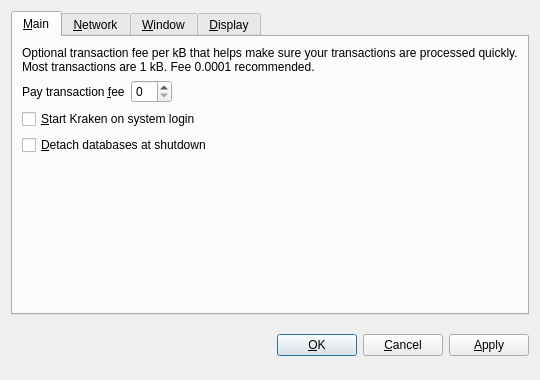
<?xml version="1.0" encoding="UTF-8"?>
<ui version="4.0">
 <class>OptionsDialog</class>
 <widget class="QDialog" name="OptionsDialog">
  <property name="geometry">
   <rect>
    <x>0</x>
    <y>0</y>
    <width>540</width>
    <height>380</height>
   </rect>
  </property>
  <property name="windowTitle">
   <string>Options</string>
  </property>
  <property name="modal">
   <bool>true</bool>
  </property>
  <layout class="QVBoxLayout" name="verticalLayout">
   <item>
    <widget class="QTabWidget" name="tabWidget">
     <property name="tabPosition">
      <enum>QTabWidget::North</enum>
     </property>
     <property name="currentIndex">
      <number>0</number>
     </property>
     <widget class="QWidget" name="tabMain">
      <attribute name="title">
       <string>&amp;Main</string>
      </attribute>
      <layout class="QVBoxLayout" name="verticalLayout_Main">
       <item>
        <widget class="QLabel" name="transactionFeeInfoLabel">
         <property name="text">
          <string>Optional transaction fee per kB that helps make sure your transactions are processed quickly. Most transactions are 1 kB. Fee 0.0001 recommended.</string>
         </property>
         <property name="textFormat">
          <enum>Qt::PlainText</enum>
         </property>
         <property name="wordWrap">
          <bool>true</bool>
         </property>
        </widget>
       </item>
       <item>
        <layout class="QHBoxLayout" name="horizontalLayout_Main">
         <item>
          <widget class="QLabel" name="transactionFeeLabel">
           <property name="text">
            <string>Pay transaction &amp;fee</string>
           </property>
           <property name="textFormat">
            <enum>Qt::PlainText</enum>
           </property>
           <property name="buddy">
            <cstring>transactionFee</cstring>
           </property>
          </widget>
         </item>
         <item>
          <widget class="coinamountfield" name="transactionFee"/>
         </item>
         <item>
          <spacer name="horizontalSpacer_Main">
           <property name="orientation">
            <enum>Qt::Horizontal</enum>
           </property>
           <property name="sizeHint" stdset="0">
            <size>
             <width>40</width>
             <height>20</height>
            </size>
           </property>
          </spacer>
         </item>
        </layout>
       </item>
       <item>
        <widget class="QCheckBox" name="KrakenAtStartup">
         <property name="toolTip">
          <string>Automatically start Kraken after logging in to the system.</string>
         </property>
         <property name="text">
          <string>&amp;Start Kraken on system login</string>
         </property>
        </widget>
       </item>
       <item>
        <widget class="QCheckBox" name="detachDatabases">
         <property name="toolTip">
          <string>Detach block and address databases at shutdown. This means they can be moved to another data directory, but it slows down shutdown. The wallet is always detached.</string>
         </property>
         <property name="text">
          <string>&amp;Detach databases at shutdown</string>
         </property>
        </widget>
       </item>
       <item>
        <spacer name="verticalSpacer_Main">
         <property name="orientation">
          <enum>Qt::Vertical</enum>
         </property>
         <property name="sizeHint" stdset="0">
          <size>
           <width>20</width>
           <height>40</height>
          </size>
         </property>
        </spacer>
       </item>
      </layout>
     </widget>
     <widget class="QWidget" name="tabNetwork">
      <attribute name="title">
       <string>&amp;Network</string>
      </attribute>
      <layout class="QVBoxLayout" name="verticalLayout_Network">
       <item>
        <widget class="QCheckBox" name="mapPortUpnp">
         <property name="toolTip">
          <string>Automatically open the Kraken client port on the router. This only works when your router supports UPnP and it is enabled.</string>
         </property>
         <property name="text">
          <string>Map port using &amp;UPnP</string>
         </property>
        </widget>
       </item>
       <item>
        <widget class="QCheckBox" name="connectSocks">
         <property name="toolTip">
          <string>Connect to the Kraken network through a SOCKS proxy (e.g. when connecting through Tor).</string>
         </property>
         <property name="text">
          <string>&amp;Connect through SOCKS proxy:</string>
         </property>
        </widget>
       </item>
       <item>
        <layout class="QHBoxLayout" name="horizontalLayout_Network">
         <item>
          <widget class="QLabel" name="proxyIpLabel">
           <property name="text">
            <string>Proxy &amp;IP:</string>
           </property>
           <property name="textFormat">
            <enum>Qt::PlainText</enum>
           </property>
           <property name="buddy">
            <cstring>proxyIp</cstring>
           </property>
          </widget>
         </item>
         <item>
          <widget class="QValidatedLineEdit" name="proxyIp" native="true">
           <property name="maximumSize">
            <size>
             <width>140</width>
             <height>16777215</height>
            </size>
           </property>
           <property name="toolTip">
            <string>IP address of the proxy (e.g. 127.0.0.1)</string>
           </property>
          </widget>
         </item>
         <item>
          <widget class="QLabel" name="proxyPortLabel">
           <property name="text">
            <string>&amp;Port:</string>
           </property>
           <property name="textFormat">
            <enum>Qt::PlainText</enum>
           </property>
           <property name="buddy">
            <cstring>proxyPort</cstring>
           </property>
          </widget>
         </item>
         <item>
          <widget class="QLineEdit" name="proxyPort">
           <property name="maximumSize">
            <size>
             <width>55</width>
             <height>16777215</height>
            </size>
           </property>
           <property name="toolTip">
            <string>Port of the proxy (e.g. 9050)</string>
           </property>
          </widget>
         </item>
         <item>
          <widget class="QLabel" name="socksVersionLabel">
           <property name="text">
            <string>SOCKS &amp;Version:</string>
           </property>
           <property name="textFormat">
            <enum>Qt::PlainText</enum>
           </property>
           <property name="buddy">
            <cstring>socksVersion</cstring>
           </property>
          </widget>
         </item>
         <item>
          <widget class="QValueComboBox" name="socksVersion">
           <property name="toolTip">
            <string>SOCKS version of the proxy (e.g. 5)</string>
           </property>
          </widget>
         </item>
         <item>
          <spacer name="horizontalSpacer_Network">
           <property name="orientation">
            <enum>Qt::Horizontal</enum>
           </property>
           <property name="sizeHint" stdset="0">
            <size>
             <width>40</width>
             <height>20</height>
            </size>
           </property>
          </spacer>
         </item>
        </layout>
       </item>
       <item>
        <spacer name="verticalSpacer_Network">
         <property name="orientation">
          <enum>Qt::Vertical</enum>
         </property>
         <property name="sizeHint" stdset="0">
          <size>
           <width>20</width>
           <height>40</height>
          </size>
         </property>
        </spacer>
       </item>
      </layout>
     </widget>
     <widget class="QWidget" name="tabWindow">
      <attribute name="title">
       <string>&amp;Window</string>
      </attribute>
      <layout class="QVBoxLayout" name="verticalLayout_Window">
       <item>
        <widget class="QCheckBox" name="minimizeToTray">
         <property name="toolTip">
          <string>Show only a tray icon after minimizing the window.</string>
         </property>
         <property name="text">
          <string>&amp;Minimize to the tray instead of the taskbar</string>
         </property>
        </widget>
       </item>
       <item>
        <widget class="QCheckBox" name="minimizeOnClose">
         <property name="toolTip">
          <string>Minimize instead of exit the application when the window is closed. When this option is enabled, the application will be closed only after selecting Quit in the menu.</string>
         </property>
         <property name="text">
          <string>M&amp;inimize on close</string>
         </property>
        </widget>
       </item>
       <item>
        <spacer name="verticalSpacer_Window">
         <property name="orientation">
          <enum>Qt::Vertical</enum>
         </property>
         <property name="sizeHint" stdset="0">
          <size>
           <width>20</width>
           <height>40</height>
          </size>
         </property>
        </spacer>
       </item>
      </layout>
     </widget>
     <widget class="QWidget" name="tabDisplay">
      <attribute name="title">
       <string>&amp;Display</string>
      </attribute>
      <layout class="QVBoxLayout" name="verticalLayout_Display">
       <item>
        <layout class="QHBoxLayout" name="horizontalLayout_1_Display">
         <item>
          <widget class="QLabel" name="langLabel">
           <property name="text">
            <string>User Interface &amp;language:</string>
           </property>
           <property name="textFormat">
            <enum>Qt::PlainText</enum>
           </property>
           <property name="buddy">
            <cstring>lang</cstring>
           </property>
          </widget>
         </item>
         <item>
          <widget class="QValueComboBox" name="lang">
           <property name="toolTip">
            <string>The user interface language can be set here. This setting will take effect after restarting Kraken.</string>
           </property>
          </widget>
         </item>
        </layout>
       </item>
       <item>
        <layout class="QHBoxLayout" name="horizontalLayout_2_Display">
         <item>
          <widget class="QLabel" name="unitLabel">
           <property name="text">
            <string>&amp;Unit to show amounts in:</string>
           </property>
           <property name="textFormat">
            <enum>Qt::PlainText</enum>
           </property>
           <property name="buddy">
            <cstring>unit</cstring>
           </property>
          </widget>
         </item>
         <item>
          <widget class="QValueComboBox" name="unit">
           <property name="toolTip">
            <string>Choose the default subdivision unit to show in the interface and when sending coins.</string>
           </property>
          </widget>
         </item>
        </layout>
       </item>
       <item>
        <widget class="QCheckBox" name="displayAddresses">
         <property name="toolTip">
          <string>Whether to show Kraken addresses in the transaction list or not.</string>
         </property>
         <property name="text">
          <string>&amp;Display addresses in transaction list</string>
         </property>
        </widget>
       </item>
       <item>
        <spacer name="verticalSpacer_Display">
         <property name="orientation">
          <enum>Qt::Vertical</enum>
         </property>
         <property name="sizeHint" stdset="0">
          <size>
           <width>20</width>
           <height>40</height>
          </size>
         </property>
        </spacer>
       </item>
      </layout>
     </widget>
    </widget>
   </item>
   <item>
    <layout class="QHBoxLayout" name="horizontalLayout_Buttons">
     <item>
      <spacer name="horizontalSpacer_1">
       <property name="orientation">
        <enum>Qt::Horizontal</enum>
       </property>
       <property name="sizeHint" stdset="0">
        <size>
         <width>40</width>
         <height>48</height>
        </size>
       </property>
      </spacer>
     </item>
     <item>
      <widget class="QLabel" name="statusLabel">
       <property name="font">
        <font>
         <weight>75</weight>
         <bold>true</bold>
        </font>
       </property>
       <property name="text">
        <string/>
       </property>
       <property name="textFormat">
        <enum>Qt::PlainText</enum>
       </property>
       <property name="wordWrap">
        <bool>true</bool>
       </property>
      </widget>
     </item>
     <item>
      <spacer name="horizontalSpacer_2">
       <property name="orientation">
        <enum>Qt::Horizontal</enum>
       </property>
       <property name="sizeHint" stdset="0">
        <size>
         <width>40</width>
         <height>48</height>
        </size>
       </property>
      </spacer>
     </item>
     <item>
      <widget class="QPushButton" name="okButton">
       <property name="text">
        <string>&amp;OK</string>
       </property>
      </widget>
     </item>
     <item>
      <widget class="QPushButton" name="cancelButton">
       <property name="text">
        <string>&amp;Cancel</string>
       </property>
       <property name="autoDefault">
        <bool>false</bool>
       </property>
      </widget>
     </item>
     <item>
      <widget class="QPushButton" name="applyButton">
       <property name="text">
        <string>&amp;Apply</string>
       </property>
       <property name="autoDefault">
        <bool>false</bool>
       </property>
      </widget>
     </item>
    </layout>
   </item>
  </layout>
 </widget>
 <customwidgets>
  <customwidget>
   <class>QValidatedLineEdit</class>
   <extends>QWidget</extends>
   <header>qvalidatedlineedit.h</header>
  </customwidget>
  <customwidget>
   <class>coinamountfield</class>
   <extends>QSpinBox</extends>
   <header>coinamountfield.h</header>
  </customwidget>
  <customwidget>
   <class>QValueComboBox</class>
   <extends>QComboBox</extends>
   <header>qvaluecombobox.h</header>
  </customwidget>
 </customwidgets>
 <resources/>
 <connections/>
</ui>
